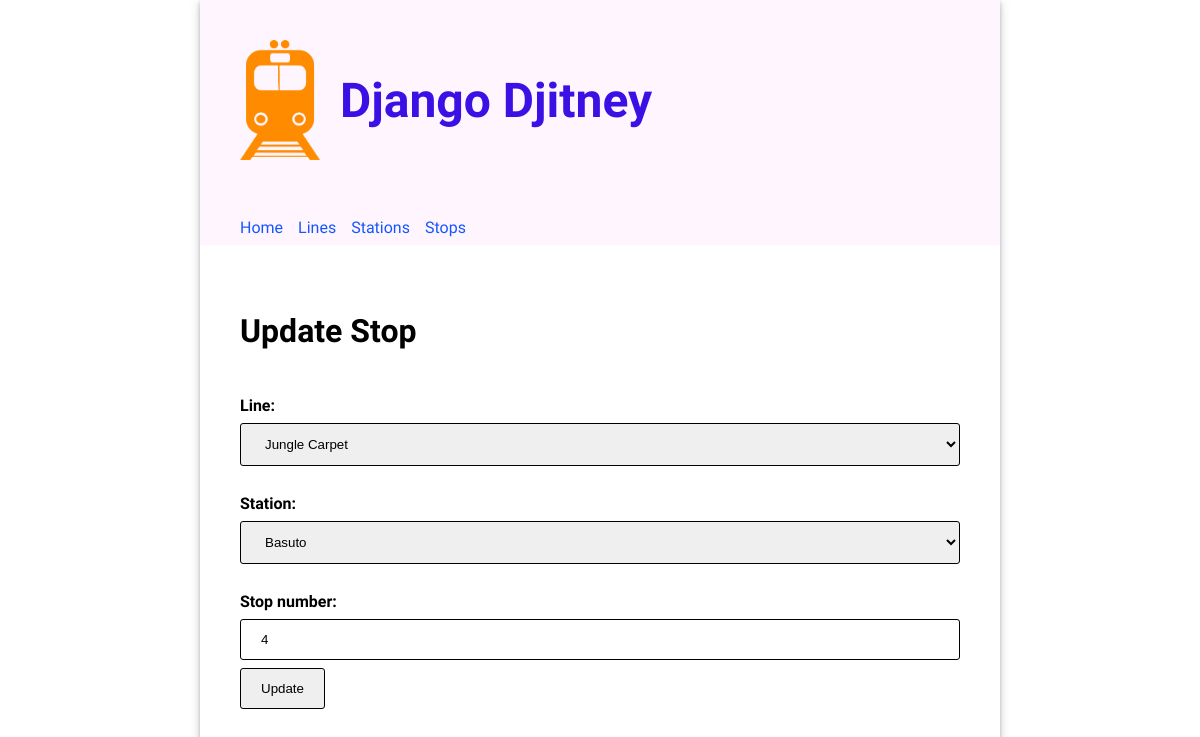
Page /stops/1/update/ on the committed database.
### routes/models.py (models this page shows, shortened)
class Stop(models.Model):
  class Meta:
    unique_together = (('line', 'stop_number'))
  line = models.ForeignKey(Line, on_delete=models.CASCADE)
  station = models.ForeignKey(Station, on_delete=models.CASCADE)
  stop_number = models.PositiveIntegerField()

### routes/views.py (the view)
# urls.py: path("stops/<pk>/update/", views.UpdateStopView.as_view(), name="update_stop"),
class UpdateStopView(UpdateView):
  model = Stop
  form_class = StopForm
  template_name = "routes/update_stop.html"

### routes/forms.py
class StopForm(forms.ModelForm):
  class Meta:
    model = Stop
    fields = "__all__"

### routes/models.py (called while the page is built)
  def __str__(self):
    return f"{self.name}"

  def __str__(self):
    return f"{self.name}{' (♿)' if self.accessible else ''}"

### routes/templates/routes/update_stop.html
{% extends 'base.html' %} {% load static %} {% block content %}
<h2>Update Stop</h2>
<form method="post">
  {{ form }}
  <input type="submit" value="Update" />
</form>
{% endblock %}

### routes/static/routes/style.css (style rules this page uses)
body { font-family: "Oxygen", sans-serif; margin: 0; }
input, select { width: 100%; padding: 12px 20px; margin: 8px 0; box-sizing: border-box; border: 1px solid black; border-radius: 3px; }
main h2 { font-size: 2em; }
main form input[type="submit"] { width: max-content; }
main form * { display: block; }
main form label { font-size: 1em; font-weight: bold; padding-top: 20px; }

### rows in the picture
Stop: line "Jungle Carpet", station "Basuto", stop_number "4"
